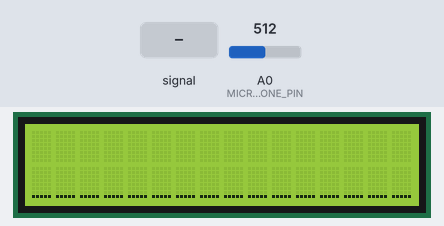
Simulated run of this program. Board: Arduino Uno, built with avr-gcc and run on an emulated ATmega328P. Parts: 16×2 character LCD. Inputs (shaded band) come from the test bench; at power-on: A0 (MICROPHONE_PIN) = 512.

Above: at 1.3 s.
1.4 s: A0 (MICROPHONE_PIN) fed a 200 Hz sine of ±255 counts around its level
At 1.78 s:
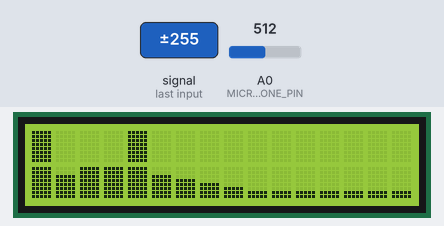
3.9 s: A0 (MICROPHONE_PIN) fed a 2 Hz sine of ±306 counts around its level
At 4.33 s:
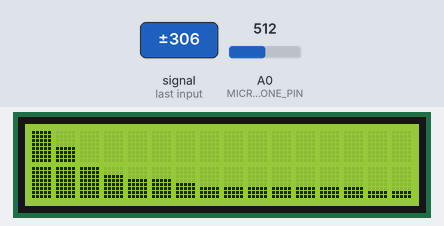
6.4 s: A0 (MICROPHONE_PIN) fed a 50 Hz sine of ±306 counts around its level
At 6.89 s:
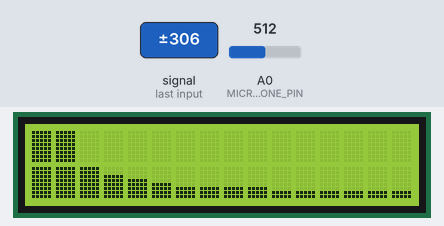
8.7 s: A0 (MICROPHONE_PIN) fed a 1000 Hz sine of ±255 counts around its level
At 10.3 s:
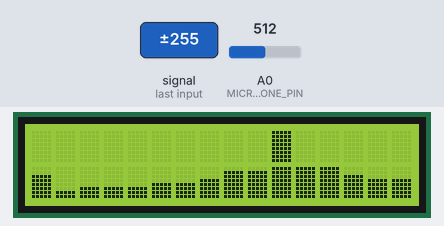
11.7 s: A0 (MICROPHONE_PIN) set to 716
At 12.0 s:
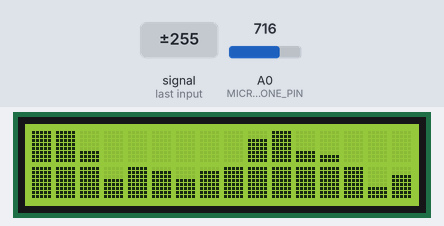
13.6 s: A0 (MICROPHONE_PIN) fed a 200 Hz sine of ±255 counts around its level
At 14.04 s:
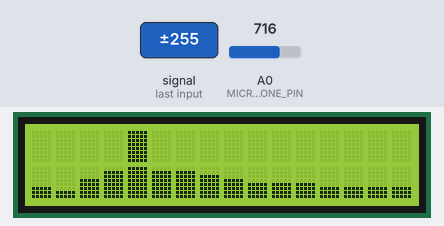
Timing chart, 0 to 16.6 s (numbered marks = the images above; inputs shaded):
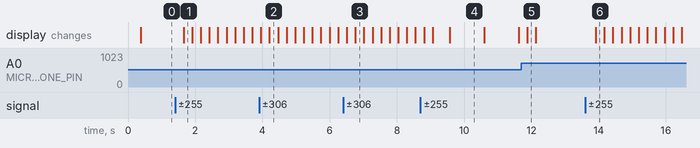

Measured:
- after the input at 1.4 s, the display: changes after 0.26 s (image 1)
- after the input at 3.9 s, the display: first differs from a run without the input after 0.31 s (image 2)
- after the input at 6.4 s, the display: first differs from a run without the input after 0.36 s (image 3)
- after the input at 8.7 s, the display: first differs from a run without the input after 0.36 s (image 4 shows a later state)
- after the input at 11.7 s, the display: changes after 0.17 s (image 5)
- after the input at 13.6 s, the display: changes after 0.32 s (image 6)
- what the display in image 4 shows lasts 1.0 s, from 9.6 s to 10.6 s

The program:

main.cpp
```cpp
/** @file main.cpp */

/* INCLUDES */
#include "Common.hpp"
#include "Display.hpp"
#include "EpicFFT.hpp"

/* DEBUGS */
// #define DEBUG_SIGNAL_READING
// #define DEBUG_WINDOWING
// #define DEBUG_FFT_OUTPUT
// #define DEBUG_MAGNITUDE

/* DEFINES */
#define MICROPHONE_PIN A0
#define NUMBER_OF_BINS 16
#define SAMPLES 128       // Must be a power of 2
#define SAMPLING_FREQUENCY 1800 // ~ max for my board apparently

/* VARIABLES */
double real_arr[SAMPLES];
double imag_arr[SAMPLES];
double bin_freqs_arr[NUMBER_OF_BINS];
LiquidCrystal_I2C lcd(0x27, 16, 2); // default address for PCF8574 adapter
Display disp(lcd);
EpicFFT fft;

/* FUNCTION DECLARES */
void    setup  (void);
void    loop   (void);

/* FUNCTION DEFINITIONS */
/**
 * @brief setup for hardware
 */
void setup() {
    Serial.begin(115200);
    lcd.init();
    lcd.backlight();
    disp.createCustomChars();
}

/**
 * @brief main loop
 */
#if !defined(DEBUG_SIGNAL_READING) && !defined(DEBUG_WINDOWING) && !defined(DEBUG_FFT_OUTPUT) && !defined(DEBUG_MAGNITUDE)
void loop() {
    // 1. read the signal into real values array
    double sum = 0;
    for (int i = 0; i < SAMPLES; i++) {
        real_arr[i] = analogRead(MICROPHONE_PIN);
        sum += real_arr[i];
        imag_arr[i] = 0;
        delayMicroseconds(1000000 / SAMPLING_FREQUENCY); //for high precision
    }
    double average = sum / SAMPLES;
    // subtract DC offset from each sample
    for (int i = 0; i < SAMPLES; i++) {
        real_arr[i] -= average;
    }

    // 2. apply window function
    fft.hammingWindow(real_arr, SAMPLES);

    // 3. compute FFT
    fft.FFT(real_arr, imag_arr, SAMPLES);

    // 4. calculate magnitude
    fft.convertToMagnitude(real_arr, imag_arr, SAMPLES);

    // 5. frequency binning
    disp.frequencyBinning(real_arr, bin_freqs_arr, NUMBER_OF_BINS, SAMPLES);

    // 6. display spectrum
    disp.displaySpectrum(bin_freqs_arr, NUMBER_OF_BINS);

}
#endif //!defined(DEBUG_SIGNAL_READING) && !defined(DEBUG_WINDOWING) && !defined(DEBUG_FFT_OUTPUT) && !defined(DEBUG_MAGNITUDE)


/**
 * @brief main loop for conditional debugging
 */
#if defined(DEBUG_SIGNAL_READING) || defined(DEBUG_WINDOWING) || defined(DEBUG_FFT_OUTPUT) || defined(DEBUG_MAGNITUDE)
void loop() {
    double sum = 0;
    for (int i = 0; i < SAMPLES; i++) {
        real_arr[i] = analogRead(MICROPHONE_PIN);
        sum += real_arr[i];
        imag_arr[i] = 0;
        delayMicroseconds(1000000 / SAMPLING_FREQUENCY); //for high precision
    }
    double average = sum / SAMPLES;
    // Subtract DC offset from each sample
    for (int i = 0; i < SAMPLES; i++) {
        real_arr[i] -= average;
    }

    #ifdef DEBUG_SIGNAL_READING
    Serial.println("Before Windowing:");
    for (int i = 0; i < SAMPLES; i++) {
        Serial.print("Signal[");
        Serial.print(i);
        Serial.print("]: ");
        Serial.println(real_arr[i]);
    }
    #endif

    fft.hammingWindow(real_arr, SAMPLES);

    #ifdef DEBUG_WINDOWING
    Serial.println("After Windowing:");
    for (int i = 0; i < SAMPLES; i++) {
        Serial.print("Windowed Signal[");
        Serial.print(i);
        Serial.print("]: ");
        Serial.println(real_arr[i]);
    }
    #endif

    fft.FFT(real_arr, imag_arr, SAMPLES);

    #ifdef DEBUG_FFT_OUTPUT
    Serial.println("FFT Output:");
    for (int i = 0; i < 10; i++) {  // Adjust the number of printed values as needed
        Serial.print("FFT[");
        Serial.print(i);
        Serial.print("] - Real: ");
        Serial.print(real_arr[i]);
        Serial.print(", Imaginary: ");
        Serial.println(imag_arr[i]);
    }
    #endif

    fft.convertToMagnitude(real_arr, imag_arr, SAMPLES);

    #ifdef DEBUG_MAGNITUDE
    Serial.println("Magnitude of FFT Output:");
    for (int i = 0; i < SAMPLES; i++) {
        Serial.print("Magnitude[");
        Serial.print(i);
        Serial.print("]: ");
        Serial.println(real_arr[i]);
    }
    #endif

    disp.frequencyBinning(real_arr, bin_freqs_arr, NUMBER_OF_BINS, SAMPLES);

    disp.displaySpectrum(bin_freqs_arr, NUMBER_OF_BINS);

    delay(1000); // debug only
}
#endif //defined(DEBUG_SIGNAL_READING) || defined(DEBUG_WINDOWING) || defined(DEBUG_FFT_OUTPUT) || defined(DEBUG_MAGNITUDE)
```

Common.hpp
```cpp
/** @file Common.hpp */

#pragma once

/* INTERNAL ARDUINO LIBS */
#include <Arduino.h>
#include <Wire.h>

/* EXTERNAL LIBS */
#include <LiquidCrystal_I2C.h> //for interfacing with the lcd via i2c
```

Display.hpp
```cpp
/** @file Display.hpp */

#pragma once

#include "Common.hpp"

class Display {
    private:
        LiquidCrystal_I2C &lcd;
        static byte custom_char_arr[8][8];
    public:
        Display(LiquidCrystal_I2C &lcd_instance);

        void    createCustomChars  (void);
        void    displaySpectrum    (double* binned_frequencies_arr, int number_of_bins);
        void    frequencyBinning   (double* magnitude, double* binned_frequencies_arr, int number_of_bins, int sample_size);
};
```

EpicFFT.hpp
```cpp
/** @file EpicFFT.hpp */

#include "Common.hpp"

#pragma once

class EpicFFT {
    private:
        static int  log2Floor           (int n);
        static void swap                (double *x, double *y);
        static void reverseBits         (double* data, int size);
    public:
        void        FFT                 (double *real_arr, double *imag_arr, int samples);
        void        hammingWindow       (double *data, int size);
        void        convertToMagnitude  (double *real_arr, double *imag_arr, int samples);
};
```

Display.cpp
```cpp
#include "Display.hpp"

/* VARIABLES */
byte Display::custom_char_arr[8][8] = {               // special characters for the lcd to display spectrum
    {0x00, 0x00, 0x00, 0x00, 0x00, 0x00, 0x00, 0x1F}, // Level 1
    {0x00, 0x00, 0x00, 0x00, 0x00, 0x00, 0x1F, 0x1F}, // Level 2
    {0x00, 0x00, 0x00, 0x00, 0x00, 0x1F, 0x1F, 0x1F}, // Level 3
    {0x00, 0x00, 0x00, 0x00, 0x1F, 0x1F, 0x1F, 0x1F}, // Level 4
    {0x00, 0x00, 0x00, 0x1F, 0x1F, 0x1F, 0x1F, 0x1F}, // Level 5
    {0x00, 0x00, 0x1F, 0x1F, 0x1F, 0x1F, 0x1F, 0x1F}, // Level 6
    {0x00, 0x1F, 0x1F, 0x1F, 0x1F, 0x1F, 0x1F, 0x1F}, // Level 7
    {0x1F, 0x1F, 0x1F, 0x1F, 0x1F, 0x1F, 0x1F, 0x1F}  // Level 8 (Full)
};

/* FUNCTION DECLARATIONS */
void createCustomChars (void);
void displaySpectrum (double* binned_frequencies_arr, int number_of_bins);
void frequencyBinning (double* magnitude, double* binned_frequencies_arr, int number_of_bins, int sample_size);

/* FUNCTION DEFINITIONS */
/**
 * @brief Display class constructor
 */
Display::Display(LiquidCrystal_I2C &lcd_instance) : lcd(lcd_instance) {}

/**
 * @brief creates the predefined custom chars and writes them into the lcd memory
 */
void Display::createCustomChars() {
    for (int i = 0; i < 8; i++) {
        lcd.createChar(i, custom_char_arr[i]);
    }
}

/**
 * @brief calculates the average magnitude for frequency bins from a given magnitude array,
 * @note reduces the frequency data resolution
 */
void Display::frequencyBinning(double* magnitude_arr, double* binned_frequencies_arr, int number_of_bins, int sample_size) {
    int bin_size = sample_size / 2 / number_of_bins;

    for (int i = 0; i < number_of_bins; i++) {
        double bin_average = 0;
        for (int j = 0; j < bin_size; j++) {
            bin_average += magnitude_arr[i * bin_size + j];
        }
        binned_frequencies_arr[i] = bin_average / bin_size;
    }
}

/**
 * @brief display the spectrum on the lcd,
 * @note unfortunately, this is currently hardcoded for the 16x2 lcd displays with 8x5 char matrices
 */
void Display::displaySpectrum(double* binned_frequencies_arr, int number_of_bins) {
    lcd.clear();
    for (int i = 0; i < number_of_bins; i++) {
         int scaled_value = (int)map(binned_frequencies_arr[i], 0, 100, 0, 16);

        int lower_value = (uint8_t)0x20;
        int upper_value = (uint8_t)0x20;

        if (scaled_value <= 8) {
            lower_value = scaled_value;
            if (lower_value > 7) {
                lower_value = 7;
            }
        } else {
            lower_value = 7;
            upper_value = scaled_value - 8;
            if (upper_value > 7) {
                upper_value = 7;
            }
        }

        lcd.setCursor(i, 1);
        lcd.write(lower_value);
        lcd.setCursor(i, 0);
        lcd.write(upper_value);
    }
}
```

EpicFFT.cpp
```cpp
/** @file EpicFFT.hpp */

#include "EpicFFT.hpp"

/* FUNCTION DECLARATIONS */
int  log2Floor (int n);
void swap (double *x, double *y);
void reverseBits (double* data, int size);
void FFT (double *real_arr, double *imag_arr, int samples);
void hammingWindow (double *data, int size);
void convertToMagnitude  (double *real_arr, double *imag_arr, int samples);

/* FUNCTION DEFINITIONS */
/**
 * @brief finds the floor of the base-2 logarithm of a positive integer
 */
int EpicFFT::log2Floor(int n) {
    int retval = 0;
    while (n > 1) {
        n /= 2;
        retval++;
    }
    return retval;
}

/**
 * @brief swaps the values of two double pointers
 */
void EpicFFT::swap(double *x, double *y) {
    double temp = *x;
    *x = *y;
    *y = temp;
}

/**
 * @brief applies hamming window to an array
 */
void EpicFFT::hammingWindow(double *data, int size) {
    for (int i = 0; i < size; i++) {
        double hamming = 0.54 - 0.46 * cos(2.0 * M_PI * i / (size - 1)); // Hamming window
        data[i] *= hamming;
    }
}

/**
 * @brief reverses bits in an array
 */
void EpicFFT::reverseBits(double* data, int size) {
    int j = 0;
    for (int i = 0; i < size - 1; ++i) {
        if (i < j) {
            swap(&data[i], &data[j]);
        }
        int m = size >> 1;
        while (m >= 2 && j >= m) {
            j -= m;
            m >>= 1;
        }
        j += m;
    }
}

/**
 * @brief the almighty Fast Fourier Transform
 *
 * Uses the Cooley-Tukey radix-2 cecimation in time (DIT)
 * algorithm to perform the transformation.
 *
 * @param real_arr  - pointer to real data array
 * @param imag_arr  - pointer to imaginary data array
 * @param samples   - sample count
 */
void EpicFFT::FFT(double *real_arr, double *imag_arr, int samples) {
    reverseBits(real_arr, samples); // Reverse bits

    for (int l = 0; l < log2Floor(samples); l++) {
        int l1 = 1 << l; // 2^l
        int l2 = l1 << 1; // 2^(l+1)

        for (int j = 0; j < l1; j++) {
            // twiddle factors
            double angle = -2 * PI * j / l2;
            double c1 = cos(angle);
            double c2 = sin(angle);

            for (int i = j; i < samples; i += l2) {
                int i1 = i + l1;
                double t1 = c1 * real_arr[i1] - c2 * imag_arr[i1];
                double t2 = c1 * imag_arr[i1] + c2 * real_arr[i1];

                real_arr[i1] = real_arr[i] - t1;
                imag_arr[i1] = imag_arr[i] - t2;
                real_arr[i] += t1;
                imag_arr[i] += t2;
            }
        }
    }
}

/**
 * @brief computes the magnitude of complex FFT results
 * @note converts them back into real_arr
 */
void EpicFFT::convertToMagnitude(double *real_arr, double *imag_arr, int samples) {
  for (int i = 0; i < samples; i++) {
    real_arr[i] = sqrt((real_arr[i] * real_arr[i]) + (imag_arr[i] * imag_arr[i]));
  }
}
```
